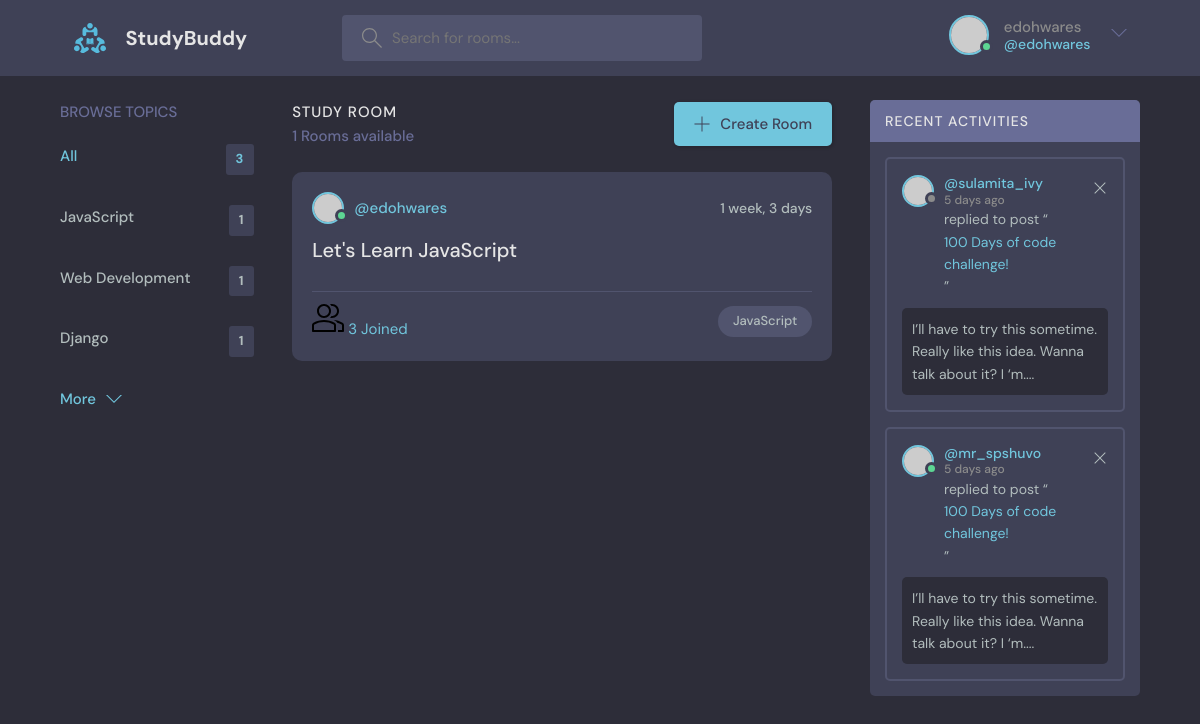
The page /?q=JavaScript (signed in) on the database its author committed.
### base/models.py (models this page shows, shortened)
class Topic(models.Model):
    name = models.CharField(max_length = 200)

class Room(models.Model):
    host = models.ForeignKey(User, on_delete = models.SET_NULL, null = True)
    topic = models.ForeignKey(Topic, on_delete = models.SET_NULL, null = True)
    name = models.CharField(max_length = 200)
    description = models.TextField(null = True, blank = True)
    participants = models.ManyToManyField(User, related_name='participants', blank=True)
    updated = models.DateTimeField(auto_now = True)
    created = models.DateTimeField(auto_now_add = True)
    class Meta:
        ordering = ['-updated', '-created']

### base/views.py (the view)
# urls.py: path('', views.home, name='home'),
@login_required(login_url='login')
def home(request):
    q = request.GET.get('q') if request.GET.get('q') != None else ''
    rooms = Room.objects.filter(Q(topic__name__icontains=q) | Q(name__icontains=q) | Q(description__icontains=q) | Q(host__username__icontains=q))
    topics = Topic.objects.all()
    rooms_count = rooms.count()
    room_messages = Message.objects.filter(Q(room__topic__name__icontains=q))
    context = {
        'rooms': rooms,
        'topics': topics,
        'rooms_count': rooms_count,
        'room_messages': room_messages
        }
    return render(request, 'base/home.html', context)

### base/templates/base/home.html (shortened to what this page needs)
{% extends 'main.html' %}
{% block content %}
    <main class="layout layout--3">
      <div class="container">
        {% include 'base/topics_component.html' %}
        <div class="roomList">
          <div class="roomList__header">
            <div>
              <h2>Study Room</h2>
              <p>{{rooms_count}} Rooms available</p>
            </div>
            <a class="btn btn--main" href="create-room.html">
              <svg version="1.1" xmlns="http://www.w3.org/2000/svg" width="32" height="32" viewBox="0 0 32 32">
                <title>add</title>
                <path
                  d="M16.943 0.943h-1.885v14.115h-14.115v1.885h14.115v14.115h1.885v-14.115h14.115v-1.885h-14.115v-14.115z"
                ></path>
              </svg>
              Create Room
            </a>
          </div>
          {% include 'base/feed_component.html' %}
        </div>
        <div class="activities">
          <div class="activities__header">
            <h2>Recent Activities</h2>
          </div>
          <div class="activities__box">
            <div class="activities__boxHeader roomListRoom__header">
              <a href="profile.html" class="roomListRoom__author">
                <div class="avatar avatar--small">
                  <img src="https://randomuser.me/api/portraits/women/11.jpg" />
                </div>
                <p>
                  @sulamita_ivy
                  <span>5 days ago</span>
                </p>
              </a>
              <div class="roomListRoom__actions">
                <a href="#">
                  <svg version="1.1" xmlns="http://www.w3.org/2000/svg" width="32" height="32" viewBox="0 0 32 32">
                    <title>remove</title>
                    <path
                      d="M27.314 6.019l-1.333-1.333-9.98 9.981-9.981-9.981-1.333 1.333 9.981 9.981-9.981 9.98 1.333 1.333 9.981-9.98 9.98 9.98 1.333-1.333-9.98-9.98 9.98-9.981z"
                    ></path>
                  </svg>
                </a>
              </div>
            </div>
            <div class="activities__boxContent">
              <p>replied to post “<a href="room.html">100 Days of code challenge!</a>”</p>
              <div class="activities__boxRoomContent">
                I’ll have to try this sometime. Really like this idea. Wanna talk about it? I ‘m....
              </div>
            </div>
          </div>
          <div class="activities__box">
            <div class="activities__boxHeader roomListRoom__header">
              <a href="profile.html" class="roomListRoom__author">
                <div class="avatar avatar--small active">
                  <img src="https://randomuser.me/api/portraits/men/13.jpg" />
                </div>
                <p>
                  @mr_spshuvo
                  <span>5 days ago</span>
                </p>
              </a>
              <div class="roomListRoom__actions">
                <a href="#">
                  <svg version="1.1" xmlns="http://www.w3.org/2000/svg" width="32" height="32" viewBox="0 0 32 32">
                    <title>remove</title>
                    <path
                      d="M27.314 6.019l-1.333-1.333-9.98 9.981-9.981-9.981-1.333 1.333 9.981 9.981-9.981 9.98 1.333 1.333 9.981-9.98 9.98 9.98 1.333-1.333-9.98-9.98 9.98-9.981z"
                    ></path>
                  </svg>
                </a>
              </div>
            </div>
            <div class="activities__boxContent">
              <p>replied to post “<a href="room.html">100 Days of code challenge!</a>”</p>
              <div class="activities__boxRoomContent">
                I’ll have to try this sometime. Really like this idea. Wanna talk about it? I ‘m....
              </div>
            </div>
          </div>
        </div>
      </div>
    </main>
{% endblock content %}

### templates/navbar.html (shortened to what this page needs)
{% load static %}
<header class="header header--loggedIn">
    <div class="container">
        <a href="{% url 'home' %}" class="header__logo">
            <img src="{% static 'images/logo.svg' %}" />
            <h1>StudyBuddy</h1>
        </a>
        <form class="header__search" method="GET" action="{% url 'home' %}">
            <label>
                <input name="q" placeholder="Search for rooms..." />
            </label>
        </form>
        <nav class="header__menu">
            {% if request.user.is_authenticated %}
            <div class="header__user">
                <a href="profile.html">
                    <div class="avatar avatar--medium active">
                        <img src="https://randomuser.me/api/portraits/men/37.jpg" />
                    </div>
                    <p>{{request.user}}<span>@{{request.user}}</span></p>
                </a>
                <button class="dropdown-button">
                    <svg version="1.1" xmlns="http://www.w3.org/2000/svg" width="32" height="32" viewBox="0 0 32 32">
                        <title>chevron-down</title>
                        <path d="M16 21l-13-13h-3l16 16 16-16h-3l-13 13z"></path>
                    </svg>
                </button>
            </div>
            {% else %}
            <a href="{% url 'login' %}">
                <img src="{% static 'images/avatar.svg' %}" />
                <p>Login</p>
            </a>
            {% endif %}
        </nav>
    </div>
</header>

### base/templates/base/topics_component.html
<div class="topics">
    <div class="topics__header">
      <h2>Browse Topics</h2>
    </div>
    <ul class="topics__list">
      <li>
        <a href="{% url 'home' %}" class="active">All <span>{{topics.count}}</span></a>
      </li>
      {% for topic in topics  %}
        <li>
            <a href="{% url 'home' %}?q={{topic.name}}">{{topic.name}}<span>{{topic.room_set.all.count}}</span></a>
        </li>
      {% endfor %}
    </ul>
    <a class="btn btn--link" href="topics.html">
      More
      <svg version="1.1" xmlns="http://www.w3.org/2000/svg" width="32" height="32" viewBox="0 0 32 32">
        <title>chevron-down</title>
        <path d="M16 21l-13-13h-3l16 16 16-16h-3l-13 13z"></path>
      </svg>
    </a>
  </div>

### base/templates/base/feed_component.html (shortened to what this page needs)
{% for room in rooms  %}
<div class="roomListRoom">
    <div class="roomListRoom__header">
      <a href="{% url 'user-profile' room.host.id %}" class="roomListRoom__author">
        <div class="avatar avatar--small active">
          <img src="https://randomuser.me/api/portraits/men/11.jpg" />
        </div>
        <span>@{{room.host.username}}</span>
      </a>
      <div class="roomListRoom__actions">
        <span>{{room.created|timesince}}</span>
      </div>
    </div>
    <div class="roomListRoom__content">
      <a href="{% url 'room' room.id %}">{{room.name}}</a>
    </div>
    <div class="roomListRoom__meta">
      <a class="{% url 'room' room.id %}">
        <span>{{room.participants.all.count}} Joined </span>
      </a>
      <p class="roomListRoom__topic">{{room.topic.name}}</p>
    </div>
  </div>
{% endfor %}

### rows shown on the page
Topic: name "JavaScript", room_set.all.count "1"
Topic: name "Web Development", room_set.all.count "1"
Topic: name "Django", room_set.all.count "1"
Room: host.username "edohwares", created "1 week, 3 days", name "Let's Learn JavaScript", participants.all.count "3", topic.name "JavaScript"

### other values the page prints
{{ request.user }} "edohwares"
{{ topics.count }} "3"
{{ rooms_count }} "1"
